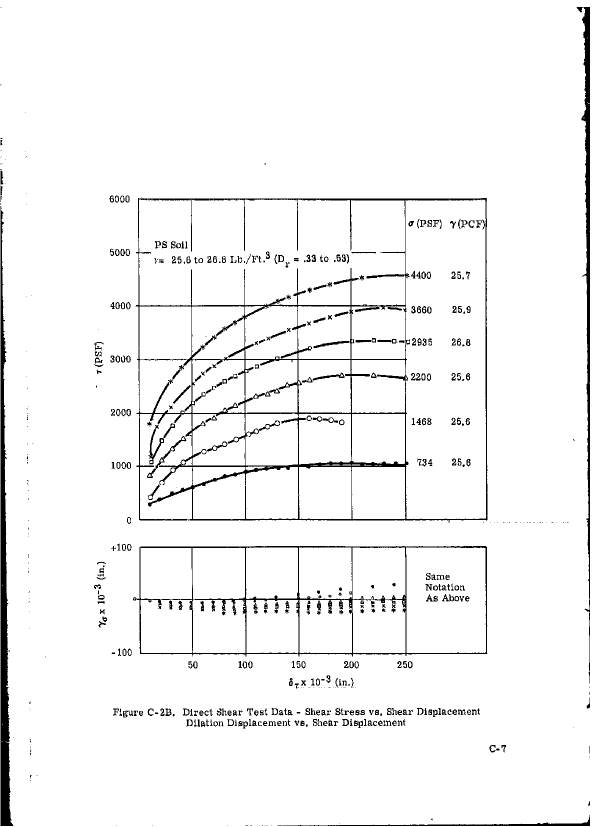
#> input picture img/1968-vol2/p0121.png, 1196 x 1653 px, found by its file name (shown at 1/2 size)
$ python build_points.py
#> lines starting #> are read from the running program, lines starting #| are printed output that depends on the picture; after the words box and inside, x2 and y2 are one past the last pixel; in counts of white or black regions, pixels touching at a corner belong together
"""Builds points-p1.csv and points-p2.csv for FC-2B from the reader's by-eye marker readings
(hard-coded below, read from zoomed crops) plus trace samples of the drawn upper-panel curves.

Trace sampling: at columns every ~25 px (about 4.3 thousandths), avoiding vertical gridlines and
marker centres, the dark run (min over u-1..u+1, as tools/plot_grid.py scan does) nearest the
value interpolated between the series' neighbouring markers is taken as the drawn line; a column
with no run within tolerance (a gap in the dashed line) is moved in 5 px steps up to 20 px.
A run thicker than 16 px is a merge (two curves, a curve and a gridline, or a marker) and gets a
wider bound and a note. Bound in v is half the run thickness. Features (first, peak, last) come
from a dense 2 px scan of the same line.
"""
import csv
import numpy as np
from PIL import Image

IMG = "packet/p0121.png"
FIG = "FC-2B"
img = np.array(Image.open(IMG).convert("L")) < 128
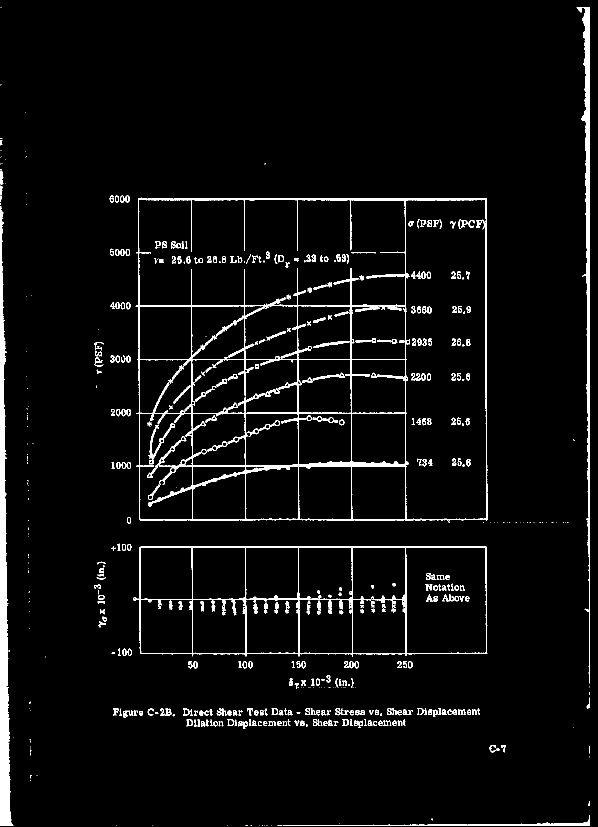
#> img: shape (1653, 1196) bool (shown at 1/2 size); 4.2% white; 558 white regions (186 under 20 px), largest, box (x1, y1, x2, y2) and area: (271, 395, 975, 1046) 26870, (1, 412, 27, 1652) 13404, (274, 1092, 975, 1313) 9202

# ---- upper panel markers: (u, v, ub, vb, note) ----
P1 = {
 "n4400": ("asterisk", [
  (823,2492,4,4,"first point; overlaps the first x of n3660 and both curves; centre read at zoom 6"),
  (816,2312,2,2,""),(930,2079,2,2,""),(990,2004,2,2,""),(1106,1893,2,2,""),(1167,1839,2,2,""),
  (1225,1792,2,2,""),(1282,1758,2,2,""),(1334,1730,3,2,"on the x=100 gridline"),(1452,1670,2,3,"on the 4000 gridline"),
  (1517,1643,2,2,""),(1575,1619,2,2,""),(1690,1581,2,2,""),(1798,1552,2,2,""),(1973,1514,2,2,""),
  (2221,1501,8,3,"symbol at/just beyond the right frame (x about 252); doubles as legend key; may be the x=250 reading"),
 ]),
 "n3660": ("x", [
  (823,2497,6,6,"first x inferred under the first asterisk of n4400; not separable from it"),
  (855,2326,2,2,""),(932,2220,2,2,""),(1053,2093,4,3,"left half hidden by the x=50 gridline"),(1107,2037,2,2,""),
  (1168,1999,2,2,""),(1230,1957,2,3,"on the 3000 gridline"),(1400,1871,2,2,""),(1463,1844,2,2,""),(1575,1798,2,2,""),
  (1685,1764,2,2,""),(1800,1729,2,2,""),(1915,1699,3,2,"on the x=200 gridline"),(2090,1678,2,2,""),
  (2208,1690,6,3,"symbol on the right frame (x about 250); doubles as legend key"),
 ]),
 "n2995": ("square", [
  (825,2520,2,2,"first point; just below the n4400/n3660 first markers"),(883,2403,2,2,""),(943,2320,2,2,""),
  (995,2249,3,3,"on the 2000 gridline"),(1053,2197,3,2,"on the x=50 gridline"),(1110,2148,2,2,""),(1167,2115,2,2,""),
  (1225,2078,2,2,""),(1284,2052,2,2,""),(1343,2023,3,2,"on the x=100 gridline"),(1402,2000,2,2,""),
  (1513,1957,2,3,"on the 3000 gridline"),(1688,1898,2,2,""),(1917,1860,3,2,"on the x=200 gridline"),(2042,1858,2,2,""),
  (2150,1860,2,2,""),(2226,1864,8,3,"symbol beyond the right frame (x about 253); doubles as legend key"),
 ]),
 "n2200": ("triangle-up", [
  (817,2592,2,3,"first point; centre = bounding-box centre (apex and base midpoint), as for all triangles"),(883,2507,2,3,""),(942,2447,2,3,""),
  (1002,2392,2,3,""),(1109,2309,2,3,""),(1167,2279,2,3,""),(1227,2237,2,3,""),(1283,2210,2,3,""),(1395,2160,2,3,""),
  (1460,2150,2,3,""),(1510,2132,2,3,""),(1567,2097,2,3,""),(1632,2087,3,3,"on the x=150 gridline"),(1688,2071,2,3,""),
  (1865,2045,2,3,""),(2040,2045,2,3,""),(2210,2060,6,4,"symbol on the right frame (x about 250); doubles as legend key"),
 ]),
 "n1468": ("circle", [
  (820,2712,2,2,"first point; open circle"),(883,2631,2,2,""),(942,2562,2,2,""),(1000,2520,2,2,""),(1112,2462,2,2,""),
  (1170,2443,2,2,""),(1225,2422,2,2,""),(1287,2395,2,2,""),(1357,2368,3,2,"touches the x=100 gridline"),(1398,2352,2,2,""),
  (1460,2327,2,2,""),(1512,2308,2,2,""),(1687,2282,2,2,""),(1742,2283,2,2,""),(1807,2292,2,2,""),
  (1865,2305,2,2,"last marker; the drawn line ends here"),
 ]),
 "n734": ("circle", [
  (817,2750,3,3,"filled dot; all n734 markers are filled dots on a solid line"),(868,2723,3,3,"filled dot"),(938,2691,3,3,"filled dot"),
  (997,2671,3,3,"filled dot"),(1051,2655,3,3,"filled dot; on the x=50 gridline"),(1112,2638,3,3,"filled dot"),(1171,2617,3,3,"filled dot"),
  (1224,2599,3,3,"filled dot"),(1282,2588,3,3,"filled dot"),(1340,2572,3,3,"filled dot; on the x=100 gridline"),(1397,2561,3,3,"filled dot"),
  (1453,2555,3,4,"filled dot; merged with the 1000 gridline"),(1518,2552,3,4,"filled dot; merged with the 1000 gridline"),
  (1571,2552,3,4,"filled dot; merged with the 1000 gridline"),(1681,2548,3,4,"filled dot; merged with the 1000 gridline"),
  (1742,2530,4,4,"filled dot; small bump above the line, less distinct than the others"),(1806,2527,3,3,"filled dot"),
  (1860,2527,3,3,"filled dot"),(1918,2524,3,3,"filled dot; on the x=200 gridline"),(1975,2529,3,3,"filled dot"),
  (2032,2529,3,3,"filled dot"),(2096,2525,3,3,"filled dot"),(2159,2526,3,3,"filled dot"),
  (2218,2526,6,3,"filled dot on the right frame (x about 251); doubles as legend key"),
 ]),
}
VGRID = [755, 1047, 1337, 1627, 1918, 2211]   # approximate u of vertical gridlines/frame, upper panel
HGRID = [1086, 1377, 1668, 1962, 2254, 2543, 2834]


def runs(u, v0, v1, halfwidth=1):
    col = img[v0:v1, u - halfwidth:u + halfwidth + 1].all(axis=1)
    out, start = [], None
    for i, d in enumerate(col):
        if d and start is None:
            start = i
        if not d and start is not None:
            out.append((v0 + (start + i - 1) / 2, i - start))
            start = None
    if start is not None:
        out.append((v0 + (start + len(col) - 1) / 2, len(col) - start))
    return out


def interp_v(markers, u):
    us = [m[0] for m in markers]
    vs = [m[1] for m in markers]
    return float(np.interp(u, us, vs))


def near_any(u, lst, d):
    return any(abs(u - x) <= d for x in lst)


def bare_gridline(c, t):
    """A thin run (<= 8 px) centred on a horizontal gridline is the gridline itself, not the
    curve (the drawn curves are 9 to 11 px thick); such a run is never a trace sample."""
    return near_any(c, HGRID, 3) and t <= 8


def chord_slope(markers, u):
    us = [m[0] for m in markers]
    vs = [m[1] for m in markers]
    for i in range(len(us) - 1):
        if us[i] <= u <= us[i + 1] and us[i + 1] != us[i]:
            return (vs[i + 1] - vs[i]) / (us[i + 1] - us[i])
    return 0.0


def tol_at(markers, u):
    # the drawn curve bows away from the marker-to-marker chord where it is steep
    return 14 + 10 * abs(chord_slope(markers, u))


def trace_series(markers, u_start, u_end, step=20):
    mus = [m[0] for m in markers]
    samples = []
    u = u_start
    while u <= u_end:
        found = None
        for shift in (0, 3, -3, 6, -6, 9, -9, 12, -12, 15):
            uu = u + shift
            if uu < u_start or uu > u_end or near_any(uu, VGRID, 7) or near_any(uu, mus, 11):
                continue
            pv = interp_v(markers, uu)
            tol = tol_at(markers, uu)
            cands = [(abs(c - pv), c, t, uu) for c, t in runs(uu, int(pv) - 60, int(pv) + 60) if abs(c - pv) <= tol and t <= 30 and not bare_gridline(c, t)]
            if cands:
                found = min(cands)
                break
        if found:
            d, c, t, uu = found
            note = ""
            vb = max(2, t / 2)
            if t > 16:
                note = "thick run: curve merged with a gridline or another curve"
                vb = t / 2
            elif near_any(c, HGRID, 6):
                note = "on a horizontal gridline"
                vb = max(vb, 4)
            samples.append((uu, c, 1, vb, note))
        u += step
    return samples


def row_runs(v, u0, u1, halfwidth=1):
    row = img[v - halfwidth:v + halfwidth + 1, u0:u1].all(axis=0)
    out, start = [], None
    for i, d in enumerate(row):
        if d and start is None:
            start = i
        if not d and start is not None:
            out.append((u0 + (start + i - 1) / 2, i - start))
            start = None
    if start is not None:
        out.append((u0 + (start + len(row) - 1) / 2, len(row) - start))
    return out


def row_trace(markers, v_top, v_bottom, step=25, tol=12):
    """Samples a near-vertical segment by rows: for each v, the horizontal dark run nearest the
    chord between the two markers bracketing that v."""
    (u0, v0), (u1, v1) = markers
    out = []
    for v in range(v_bottom, v_top - 1, -step):
        pu = u0 + (u1 - u0) * (v - v0) / (v1 - v0)
        cands = [(abs(c - pu), c, t) for c, t in row_runs(v, int(pu) - 40, int(pu) + 40) if abs(c - pu) <= tol and t <= 20]
        if cands:
            d, c, t = min(cands)
            out.append((c, v, max(2, t / 2), 1, "row sample on the near-vertical start of the curve; u bound is half the run width"))
    return out


def dense_line(markers, u_start, u_end):
    pts = []
    mus = [m[0] for m in markers]
    for uu in range(u_start, u_end + 1, 2):
        if near_any(uu, VGRID, 7) or near_any(uu, mus, 11):
            continue
        pv = interp_v(markers, uu)
        tol = tol_at(markers, uu)
        cands = [(abs(c - pv), c, t) for c, t in runs(uu, int(pv) - 60, int(pv) + 60) if abs(c - pv) <= tol and t <= 16 and not bare_gridline(c, t)]
        if cands:
            b = min(cands)
            pts.append((uu, b[1], b[2]))
    return pts


rows = []


def add(panel, sid, kind, seq, u, v, ub, vb, sym, note):
    rows.append([FIG, panel, sid, kind, seq, u, v, ub, vb, sym, note])


TRACE_RANGE = {"n4400": (812, 2208), "n3660": (818, 2208), "n2995": (818, 2208), "n2200": (812, 2208),
               "n1468": (812, 1868), "n734": (812, 2208)}
ROWSEG = {"n4400": ((0, 1), 2330, 2470), "n3660": ((0, 1), 2350, 2475)}
FIRST = {"n4400": (812, 2525, "drawn line starts below the first marker cluster, near 1150 psf"),
         "n3660": (818, 2520, "drawn line starts in the first marker cluster, shared ink with n4400"),
         "n2995": (820, 2535, "drawn line starts at the first square"),
         "n2200": (814, 2600, "drawn line starts at the first triangle"),
         "n1468": (816, 2715, "drawn line starts at the first circle"),
         "n734": (812, 2753, "solid line starts at the first dot")}
for sid, (sym, mk) in P1.items():
    for i, (u, v, ub, vb, note) in enumerate(mk, 1):
        add(1, sid, "marker", i, u, v, ub, vb, sym, note)
    u0, u1 = TRACE_RANGE[sid]
    tr = []
    if sid in ROWSEG:
        (ma, mb), vtop, vbot = ROWSEG[sid]
        tr += row_trace((mk[ma][:2], mk[mb][:2]), vtop, vbot)
    tr += trace_series(mk, u0 + 10, u1)
    for i, (u, v, ub, vb, note) in enumerate(tr, 1):
        add(1, sid, "trace", i, u, v, ub, vb, "", note)
    dl = dense_line(mk, u0, u1)
    fu, fv, fnote = FIRST[sid]
    add(1, sid, "feature", 1, fu, fv, 4, 5, "", "first point of the drawn line; " + fnote)
#> (the run stopped early here; a loop or call above may not have finished)

$ run again, with img/1968-vol2/p0003.png copied over img/1968-vol2/p0121.png
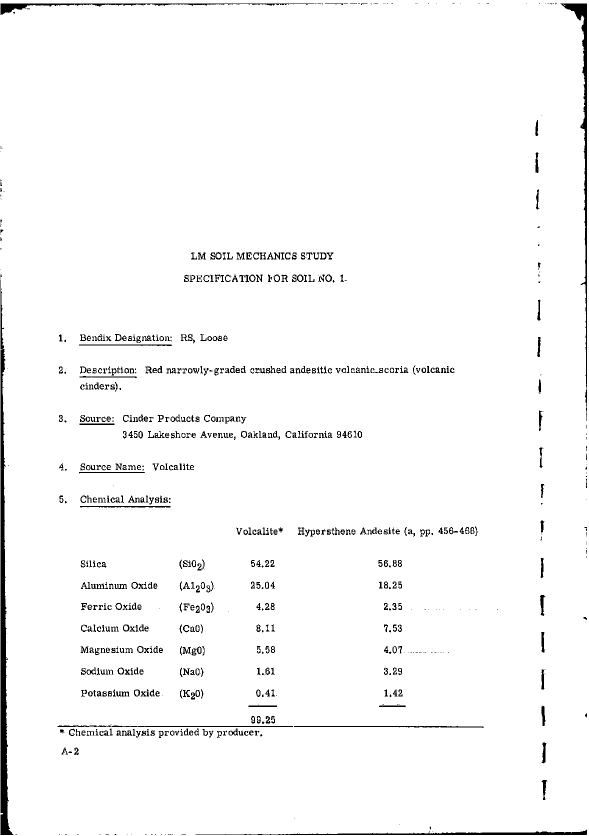
#> input picture img/1968-vol2/p0003.png, 1178 x 1671 px, found by its file name (shown at 1/2 size)
#> `img = np.array(Image.open(IMG).convert("L")) < 128`:
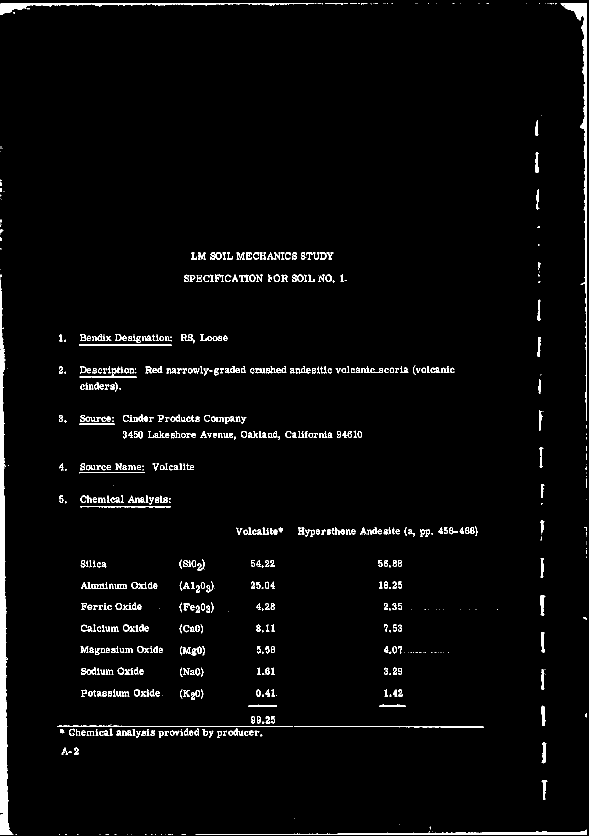
#> img: shape (1671, 1178) bool (shown at 1/2 size); 2.8% white; 763 white regions (242 under 20 px), largest, box (x1, y1, x2, y2) and area: (1, 560, 27, 1670) 9966, (1121, 7, 1174, 842) 4423, (391, 1659, 1174, 1670) 2632

$ run again, with img/1968-vol2/p0004.png copied over img/1968-vol2/p0121.png
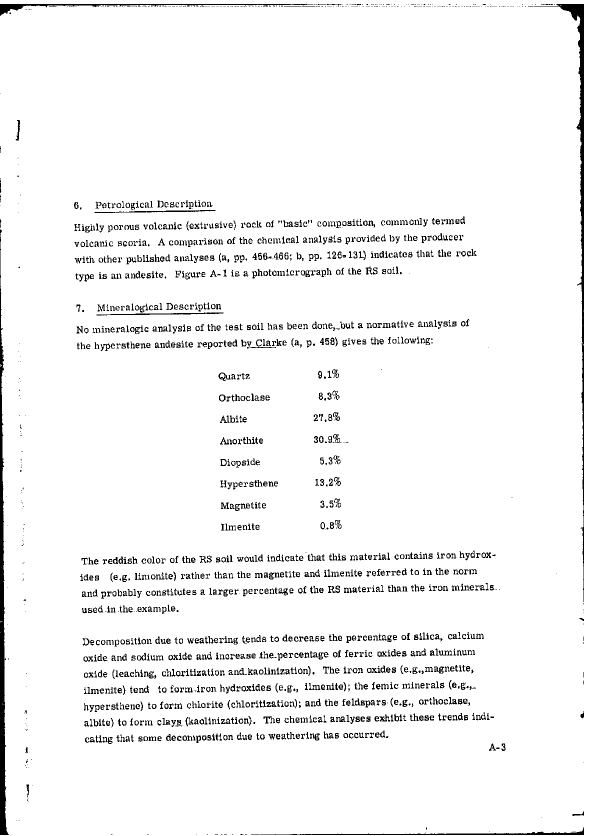
#> input picture img/1968-vol2/p0004.png, 1178 x 1671 px, found by its file name (shown at 1/2 size)
#> `img = np.array(Image.open(IMG).convert("L")) < 128`:
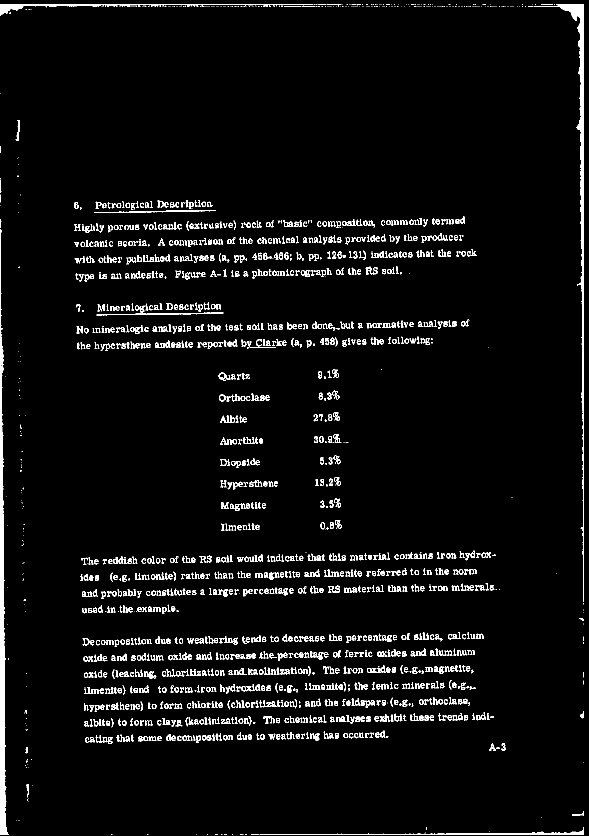
#> img: shape (1671, 1178) bool (shown at 1/2 size); 4.4% white; 1799 white regions (547 under 20 px), largest, box (x1, y1, x2, y2) and area: (0, 458, 18, 1670) 8020, (1068, 8, 1168, 1204) 6629, (0, 8, 627, 32) 2191

$ run again, with img/1968-vol2/p0005.png copied over img/1968-vol2/p0121.png
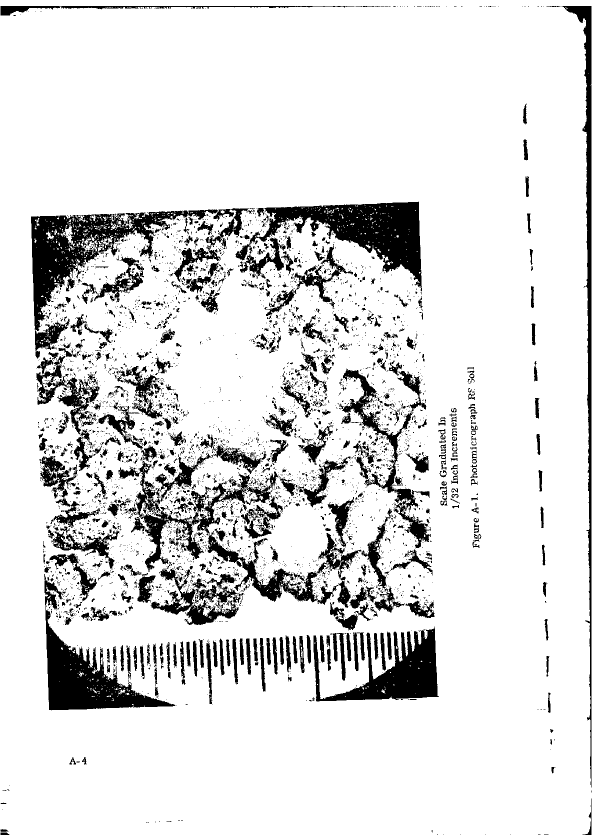
#> input picture img/1968-vol2/p0005.png, 1196 x 1671 px, found by its file name (shown at 1/2 size)
#> `img = np.array(Image.open(IMG).convert("L")) < 128`:
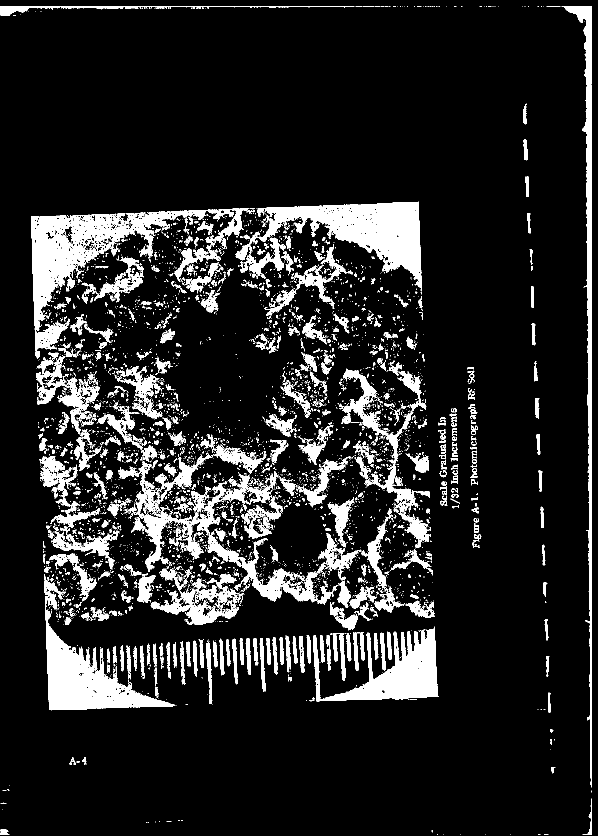
#> img: shape (1671, 1196) bool (shown at 1/2 size); 12.9% white; 4872 white regions (4265 under 20 px), largest, box (x1, y1, x2, y2) and area: (62, 418, 468, 717) 24967, (471, 403, 844, 582) 23679, (88, 1148, 350, 1421) 19021
